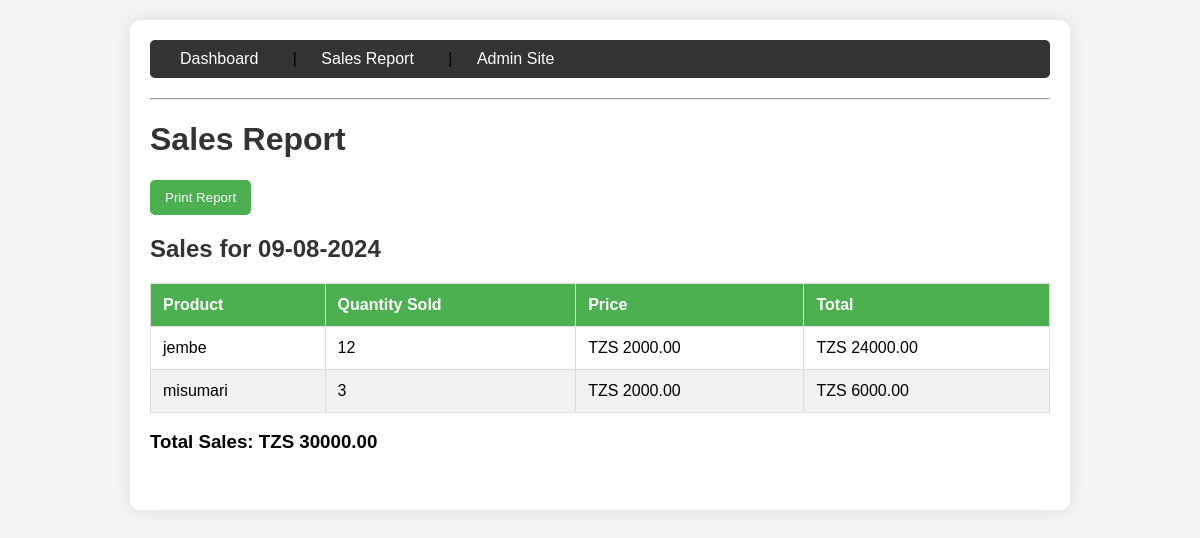
The page /sales-report/ on the database its author committed.
### inventory/models.py (models this page shows, shortened)
class Product(models.Model):
    name = models.CharField(max_length=100)
    dozen_count = models.IntegerField(default=0)  # Number of dozens
    package_count = models.IntegerField(default=0)  # Number of individual packages

class Sale(models.Model):
    product = models.ForeignKey(Product, on_delete=models.CASCADE)
    quantity_sold = models.IntegerField()
    price = models.DecimalField(max_digits=10, decimal_places=2, default=0)
    date = models.DateField(default=date.today)

### inventory/views.py (the view)
# urls.py: path('sales-report/', views.sales_report, name='sales_report'),
def sales_report(request):
    sales_by_date = {}
    total_per_day = {}
    all_sales = Sale.objects.all().order_by('-date')
    for sale in all_sales:
        date_str = sale.date.strftime('%d-%m-%Y')  # Format date as string
        if date_str not in sales_by_date:
            sales_by_date[date_str] = []
            total_per_day = 0
        sales_by_date[date_str].append({
            'product': sale.product.name,
            'quantity_sold': sale.quantity_sold,
            'price': sale.price,
            'total': sale.quantity_sold * sale.price
        })
        total_per_day += sale.quantity_sold * sale.price
    context = {
        'sales_by_date': sales_by_date,
        'total_per_day': total_per_day
    }
    return render(request, 'inventory/sales_report.html', context)

### inventory/templates/inventory/sales_report.html (shortened to what this page needs)
{% load static %}
<!DOCTYPE html>
<html lang="en">
<head>
    <link rel="stylesheet" href="{% static 'inventory/css/styles.css' %}">
</head>
<body>
    <div class="container">
        <nav>
            <a href="{% url 'dashboard' %}">Dashboard</a> |
            <a href="{% url 'sales_report' %}">Sales Report</a> |
            <a href="/admin/" target="_blank">Admin Site</a>
        </nav>
        <hr>
        <h1>Sales Report</h1>
        <button onclick="window.print()">Print Report</button>
        {% for date, sales in sales_by_date.items %}
            <h2>Sales for {{ date }}</h2>
            <table>
                <thead>
                    <tr>
                        <th>Product</th>
                        <th>Quantity Sold</th>
                        <th>Price</th>
                        <th>Total</th>
                    </tr>
                </thead>
                <tbody>
                    {% for sale in sales %}
                        <tr>
                            <td>{{ sale.product }}</td>
                            <td>{{ sale.quantity_sold }}</td>
                            <td>TZS {{ sale.price }}</td>
                            <td>TZS {{ sale.total }}</td>
                        </tr>
                    {% endfor %}
                </tbody>
            </table>
            <h3>Total Sales: TZS {{ total_per_day|default_if_none:"0.00" }}</h3>
            <br>
        {% endfor %}
    </div>
</body>
</html>

### inventory/static/inventory/css/styles.css (style rules this page uses)
body { font-family: Arial, sans-serif; background-color: #f4f4f4; margin: 0; padding: 20px; }
h1, h2 { color: #333; }
.container { max-width: 900px; margin: 0 auto; background: #fff; padding: 20px; border-radius: 10px; box-shadow: 0 0 15px rgba(0, 0, 0, 0.1); }
nav { background-color: #333; padding: 10px; border-radius: 5px; margin-bottom: 20px; }
nav a { color: white; text-decoration: none; padding: 10px 20px; border-radius: 5px; }
nav a:not(:last-child) { margin-right: 10px; }
button { background-color: #4CAF50; color: white; padding: 10px 15px; border: none; border-radius: 5px; cursor: pointer; }
table { width: 100%; border-collapse: collapse; }
table, th, td { border: 1px solid #ddd; }
th, td { padding: 12px; text-align: left; }
th { background-color: #4CAF50; color: white; }
tr:nth-child(even) { background-color: #f2f2f2; }

### rows shown on the page
Product: product "jembe"
Sale: price "2000.00"
Product: product "misumari"
Sale: price "2000.00"

### other values the page prints
{{ date }} "09-08-2024"
{{ sale.quantity_sold }} "12" "3"
{{ sale.total }} "24000.00" "6000.00"
{{ total_per_day|default_if_none:"0.00" }} "30000.00"
